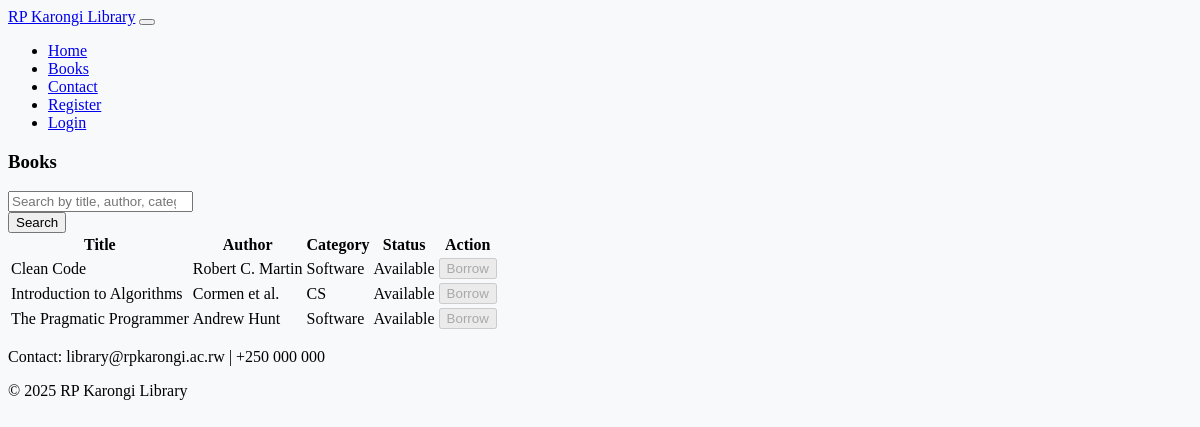
The page /books.php on the database its author committed.
### tables this page shows
CREATE TABLE IF NOT EXISTS books (
  book_id INT AUTO_INCREMENT PRIMARY KEY,
  title VARCHAR(255) NOT NULL,
  author VARCHAR(255) NOT NULL,
  category VARCHAR(100) NOT NULL,
  status ENUM('Available','Borrowed') NOT NULL DEFAULT 'Available'
);

### includes/functions.php (called while the page is built, shortened)
<?php
function e(string $s): string { return htmlspecialchars($s, ENT_QUOTES, 'UTF-8'); }
function is_logged_in(): bool {
    return isset($_SESSION['user']);
}
?>

### books.php (the view, shortened to what this page needs)
<?php
require __DIR__.'/config/database.php';
require __DIR__.'/includes/functions.php';
$search = trim($_GET['q'] ?? '');
$sql = "SELECT * FROM books";
$sql .= " ORDER BY title ASC";
$stmt = $mysqli->prepare($sql);
$stmt->execute();
$res = $stmt->get_result();
include __DIR__.'/includes/header.php';
?>
<h3>Books</h3>
<form class="row g-2 mb-3" method="get">
  <div class="col-md-10">
    <input class="form-control" type="search" name="q" placeholder="Search by title, author, category" value="<?php echo e($search); ?>">
  </div>
  <div class="col-md-2 d-grid">
    <button class="btn btn-primary" type="submit">Search</button>
  </div>
</form>
<table class="table table-bordered table-striped align-middle">
  <thead><tr><th>Title</th><th>Author</th><th>Category</th><th>Status</th><th>Action</th></tr></thead>
  <tbody>
<?php while ($b = $res->fetch_assoc()): ?>
<tr>
  <td><?php echo e($b['title']); ?></td>
  <td><?php echo e($b['author']); ?></td>
  <td><?php echo e($b['category']); ?></td>
  <td><?php echo e($b['status']); ?></td>
  <td>
    <?php if (is_logged_in() && $b['status'] === 'Available'): ?>
      <form method="post" action="borrow.php" class="d-inline">
        <input type="hidden" name="book_id" value="<?php echo (int)$b['book_id']; ?>">
        <button class="btn btn-sm btn-success" type="submit">Borrow</button>
      </form>
    <?php else: ?>
      <button class="btn btn-sm btn-secondary" disabled>Borrow</button>
    <?php endif; ?>
  </td>
</tr>
<?php endwhile; ?>
  </tbody>
</table>
<?php include __DIR__.'/includes/footer.php'; ?>

### includes/header.php (shortened to what this page needs)
<!doctype html>
<html lang="en">
<head>
  <link rel="stylesheet" href="assets/css/bootstrap.min.css">
  <link rel="stylesheet" href="assets/css/style.css">
</head>
<body>
<nav class="navbar navbar-expand-lg navbar-light bg-light border-bottom mb-3">
  <div class="container">
    <a class="navbar-brand fw-bold" href="index.php">RP Karongi Library</a>
    <button class="navbar-toggler" type="button" data-bs-toggle="collapse" data-bs-target="#navbarsExample">
    </button>
    <div class="collapse navbar-collapse" id="navbarsExample">
      <ul class="navbar-nav ms-auto mb-2 mb-lg-0">
        <li class="nav-item"><a class="nav-link" href="index.php">Home</a></li>
        <li class="nav-item"><a class="nav-link" href="books.php">Books</a></li>
        <li class="nav-item"><a class="nav-link" href="contact.php">Contact</a></li>
        <?php if (!isset($_SESSION['user'])): ?>
          <li class="nav-item"><a class="nav-link" href="register.php">Register</a></li>
          <li class="nav-item"><a class="nav-link" href="login.php">Login</a></li>
        <?php endif; ?>
      </ul>
    </div>
  </div>
</nav>
<div class="container">

### includes/footer.php (shortened to what this page needs)
</div>
<footer class="bg-light border-top mt-5 py-4">
  <div class="container text-center small">
    <p class="mb-1">Contact: library@rpkarongi.ac.rw | +250 000 000</p>
    <p class="text-muted mb-0">&copy; <?php echo date('Y'); ?> RP Karongi Library</p>
  </div>
</footer>
</body>
</html>

### assets/css/style.css (style rules this page uses)
body { background:#f8f9fa; }
.table thead th { white-space: nowrap; }

### rows shown on the page
books: title "Clean Code", author "Robert C. Martin", category "Software", status "Available"
books: title "Introduction to Algorithms", author "Cormen et al.", category "CS", status "Available"
books: title "The Pragmatic Programmer", author "Andrew Hunt", category "Software", status "Available"
